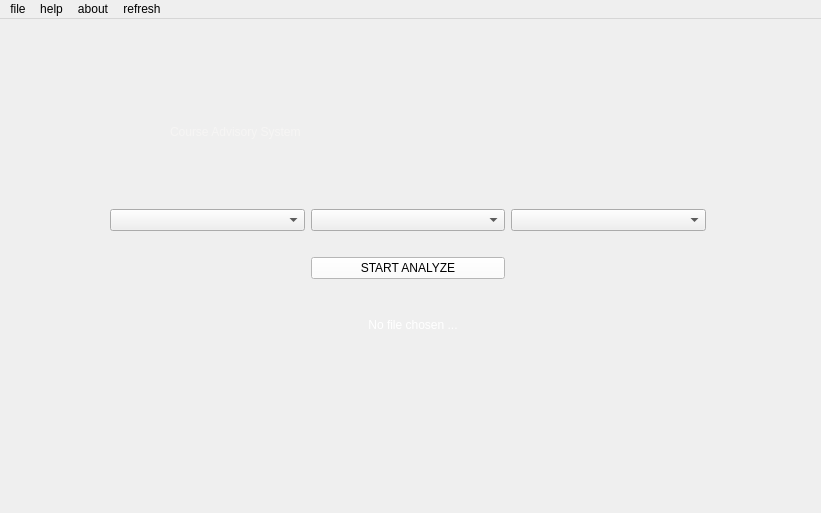
<?xml version="1.0" encoding="UTF-8"?>
<ui version="4.0">
 <class>MainWindow</class>
 <widget class="QMainWindow" name="MainWindow">
  <property name="windowModality">
   <enum>Qt::NonModal</enum>
  </property>
  <property name="enabled">
   <bool>true</bool>
  </property>
  <property name="geometry">
   <rect>
    <x>0</x>
    <y>0</y>
    <width>821</width>
    <height>513</height>
   </rect>
  </property>
  <property name="windowTitle">
   <string>Course Advisory System</string>
  </property>
  <property name="styleSheet">
   <string notr="true"/>
  </property>
  <widget class="QWidget" name="centralwidget">
   <widget class="QWidget" name="gridLayoutWidget">
    <property name="geometry">
     <rect>
      <x>110</x>
      <y>170</y>
      <width>596</width>
      <height>110</height>
     </rect>
    </property>
    <layout class="QGridLayout" name="gridLayout">
     <item row="1" column="0">
      <widget class="QComboBox" name="comboBox"/>
     </item>
     <item row="1" column="2">
      <widget class="QComboBox" name="comboBox_3"/>
     </item>
     <item row="3" column="1">
      <widget class="QPushButton" name="startAnalyzebut">
       <property name="styleSheet">
        <string notr="true">background-color: rgb(255, 255, 255);</string>
       </property>
       <property name="text">
        <string>START ANALYZE</string>
       </property>
      </widget>
     </item>
     <item row="1" column="1">
      <widget class="QComboBox" name="comboBox_2"/>
     </item>
    </layout>
   </widget>
   <widget class="QLabel" name="label_2">
    <property name="geometry">
     <rect>
      <x>170</x>
      <y>90</y>
      <width>511</width>
      <height>46</height>
     </rect>
    </property>
    <property name="styleSheet">
     <string notr="true">font: 75 36pt &quot;aakar&quot;;
color: rgb(246, 245, 244);</string>
    </property>
    <property name="text">
     <string>Course Advisory System</string>
    </property>
   </widget>
   <widget class="QLabel" name="label">
    <property name="geometry">
     <rect>
      <x>0</x>
      <y>0</y>
      <width>821</width>
      <height>491</height>
     </rect>
    </property>
    <property name="styleSheet">
     <string notr="true">
background-image: url(:/images/images/mainWindowBg.png);
</string>
    </property>
    <property name="text">
     <string/>
    </property>
   </widget>
   <widget class="QLabel" name="fileConfirmed">
    <property name="geometry">
     <rect>
      <x>310</x>
      <y>290</y>
      <width>206</width>
      <height>31</height>
     </rect>
    </property>
    <property name="styleSheet">
     <string notr="true">font: 75 20pt &quot;aakar&quot;;
color: rgb(255, 255, 255);</string>
    </property>
    <property name="text">
     <string>No file chosen ...</string>
    </property>
    <property name="alignment">
     <set>Qt::AlignCenter</set>
    </property>
   </widget>
   <zorder>label</zorder>
   <zorder>gridLayoutWidget</zorder>
   <zorder>label_2</zorder>
   <zorder>fileConfirmed</zorder>
  </widget>
  <widget class="QMenuBar" name="menubar">
   <property name="geometry">
    <rect>
     <x>0</x>
     <y>0</y>
     <width>821</width>
     <height>22</height>
    </rect>
   </property>
   <widget class="QMenu" name="menufile">
    <property name="title">
     <string>file</string>
    </property>
    <addaction name="fileOpen"/>
   </widget>
   <widget class="QMenu" name="menuhelp">
    <property name="title">
     <string>help</string>
    </property>
   </widget>
   <widget class="QMenu" name="menuabout">
    <property name="title">
     <string>about</string>
    </property>
   </widget>
   <widget class="QMenu" name="menurefresh">
    <property name="title">
     <string>refresh</string>
    </property>
    <addaction name="actionrefresh_file"/>
   </widget>
   <addaction name="menufile"/>
   <addaction name="menuhelp"/>
   <addaction name="menuabout"/>
   <addaction name="menurefresh"/>
  </widget>
  <action name="fileOpen">
   <property name="text">
    <string>Open</string>
   </property>
  </action>
  <action name="actionrefresh_file">
   <property name="text">
    <string>refresh file</string>
   </property>
  </action>
 </widget>
 <resources/>
 <connections/>
</ui>
